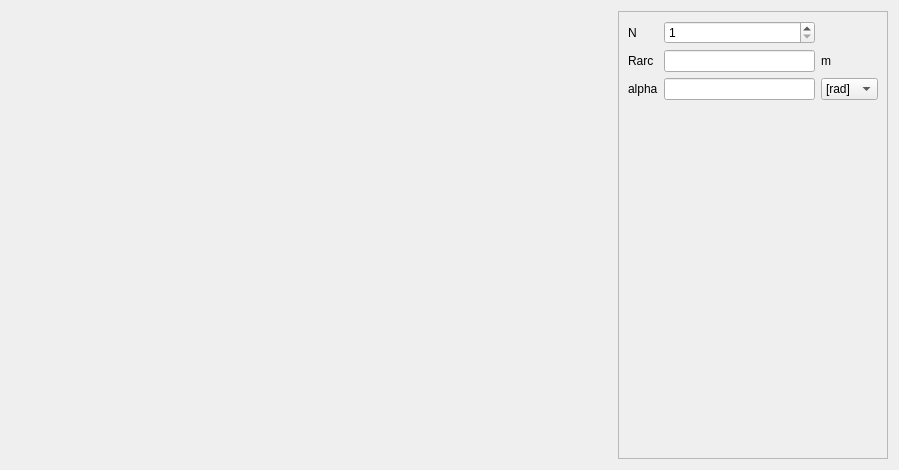
<?xml version="1.0" encoding="UTF-8"?>
<ui version="4.0">
 <class>PBoreFlower</class>
 <widget class="QWidget" name="PBoreFlower">
  <property name="geometry">
   <rect>
    <x>0</x>
    <y>0</y>
    <width>899</width>
    <height>470</height>
   </rect>
  </property>
  <property name="minimumSize">
   <size>
    <width>630</width>
    <height>470</height>
   </size>
  </property>
  <property name="maximumSize">
   <size>
    <width>16777215</width>
    <height>16777215</height>
   </size>
  </property>
  <property name="windowTitle">
   <string>Form</string>
  </property>
  <layout class="QHBoxLayout" name="horizontalLayout">
   <item>
    <layout class="QVBoxLayout" name="verticalLayout_2">
     <item>
      <widget class="QLabel" name="img_bore">
       <property name="sizePolicy">
        <sizepolicy hsizetype="Expanding" vsizetype="Expanding">
         <horstretch>0</horstretch>
         <verstretch>0</verstretch>
        </sizepolicy>
       </property>
       <property name="maximumSize">
        <size>
         <width>16777215</width>
         <height>16777215</height>
        </size>
       </property>
       <property name="text">
        <string/>
       </property>
       <property name="pixmap">
        <pixmap resource="../../../../Resources/pyleecan.qrc">:/images/images/MachineSetup/LamParam/BoreFlower.png</pixmap>
       </property>
       <property name="scaledContents">
        <bool>false</bool>
       </property>
       <property name="alignment">
        <set>Qt::AlignCenter</set>
       </property>
      </widget>
     </item>
    </layout>
   </item>
   <item>
    <widget class="QScrollArea" name="scrollArea">
     <property name="minimumSize">
      <size>
       <width>270</width>
       <height>0</height>
      </size>
     </property>
     <property name="maximumSize">
      <size>
       <width>270</width>
       <height>16777215</height>
      </size>
     </property>
     <property name="widgetResizable">
      <bool>true</bool>
     </property>
     <widget class="QWidget" name="scrollAreaWidgetContents">
      <property name="geometry">
       <rect>
        <x>0</x>
        <y>0</y>
        <width>268</width>
        <height>446</height>
       </rect>
      </property>
      <layout class="QVBoxLayout" name="verticalLayout">
       <item>
        <layout class="QGridLayout" name="gridLayout">
         <item row="0" column="0">
          <widget class="QLabel" name="in_N">
           <property name="text">
            <string>N</string>
           </property>
          </widget>
         </item>
         <item row="0" column="1">
          <widget class="QSpinBox" name="si_N">
           <property name="minimum">
            <number>1</number>
           </property>
           <property name="maximum">
            <number>999999</number>
           </property>
           <property name="value">
            <number>1</number>
           </property>
          </widget>
         </item>
         <item row="0" column="2">
          <widget class="QLabel" name="unit_N">
           <property name="text">
            <string> </string>
           </property>
          </widget>
         </item>
         <item row="1" column="0">
          <widget class="QLabel" name="in_Rarc">
           <property name="text">
            <string>Rarc</string>
           </property>
          </widget>
         </item>
         <item row="1" column="1">
          <widget class="FloatEdit" name="lf_Rarc"/>
         </item>
         <item row="1" column="2">
          <widget class="QLabel" name="unit_Rarc">
           <property name="text">
            <string>m</string>
           </property>
          </widget>
         </item>
         <item row="2" column="0">
          <widget class="QLabel" name="in_alpha">
           <property name="text">
            <string>alpha</string>
           </property>
          </widget>
         </item>
         <item row="2" column="1">
          <widget class="FloatEdit" name="lf_alpha"/>
         </item>
         <item row="2" column="2">
          <widget class="QComboBox" name="c_alpha_unit">
           <property name="maximumSize">
            <size>
             <width>70</width>
             <height>16777215</height>
            </size>
           </property>
           <item>
            <property name="text">
             <string>[rad]</string>
            </property>
           </item>
           <item>
            <property name="text">
             <string>[deg]</string>
            </property>
           </item>
          </widget>
         </item>
        </layout>
       </item>
       <item>
        <spacer name="verticalSpacer">
         <property name="orientation">
          <enum>Qt::Vertical</enum>
         </property>
         <property name="sizeHint" stdset="0">
          <size>
           <width>20</width>
           <height>40</height>
          </size>
         </property>
        </spacer>
       </item>
       <item>
        <widget class="WBoreOut" name="w_out" native="true"/>
       </item>
      </layout>
     </widget>
    </widget>
   </item>
  </layout>
 </widget>
 <customwidgets>
  <customwidget>
   <class>FloatEdit</class>
   <extends>QLineEdit</extends>
   <header>......GUI/Tools/FloatEdit.h</header>
  </customwidget>
  <customwidget>
   <class>WBoreOut</class>
   <extends>QWidget</extends>
   <header>......GUI.Dialog.DMachineSetup.DBore.WBoreOut.WBoreOut.h</header>
   <container>1</container>
  </customwidget>
 </customwidgets>
 <tabstops>
  <tabstop>lf_Rarc</tabstop>
 </tabstops>
 <resources>
  <include location="../../../../Resources/pyleecan.qrc"/>
 </resources>
 <connections/>
</ui>
